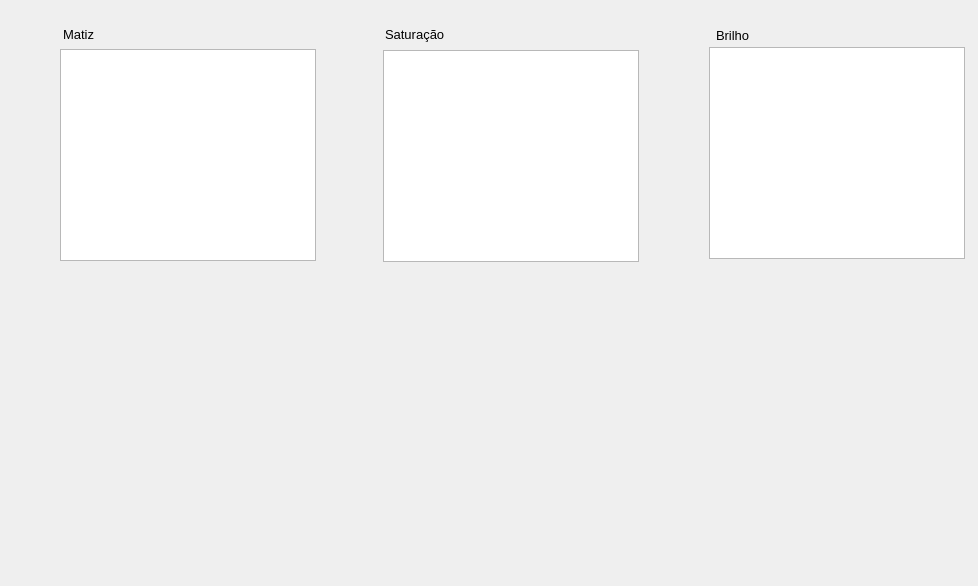
      <widget class="QWidget" name="tabDeteccao">
       <attribute name="title">
        <string>Detecção</string>
       </attribute>
       <widget class="QLabel" name="lblPrimeira">
        <property name="geometry">
         <rect>
          <x>63</x>
          <y>26</y>
          <width>43</width>
          <height>16</height>
         </rect>
        </property>
        <property name="font">
         <font>
          <pointsize>10</pointsize>
         </font>
        </property>
        <property name="text">
         <string>Matiz</string>
        </property>
       </widget>
       <widget class="QLabel" name="lblSegunda">
        <property name="geometry">
         <rect>
          <x>385</x>
          <y>26</y>
          <width>66</width>
          <height>16</height>
         </rect>
        </property>
        <property name="font">
         <font>
          <pointsize>10</pointsize>
         </font>
        </property>
        <property name="text">
         <string>Saturação</string>
        </property>
       </widget>
       <widget class="QLabel" name="lblTerceira">
        <property name="geometry">
         <rect>
          <x>716</x>
          <y>27</y>
          <width>43</width>
          <height>16</height>
         </rect>
        </property>
        <property name="font">
         <font>
          <pointsize>10</pointsize>
         </font>
        </property>
        <property name="text">
         <string>Brilho</string>
        </property>
       </widget>
       <widget class="QWidget" name="verticalLayoutWidget">
        <property name="geometry">
         <rect>
          <x>59</x>
          <y>280</y>
          <width>253</width>
          <height>227</height>
         </rect>
        </property>
        <layout class="QVBoxLayout" name="layFiltrosHSV"/>
       </widget>
       <widget class="QWidget" name="verticalLayoutWidget_2">
        <property name="geometry">
         <rect>
          <x>716</x>
          <y>281</y>
          <width>253</width>
          <height>221</height>
         </rect>
        </property>
        <layout class="QVBoxLayout" name="layFiltrosRGB"/>
       </widget>
       <widget class="QWidget" name="verticalLayoutWidget_5">
        <property name="geometry">
         <rect>
          <x>57</x>
          <y>516</y>
          <width>254</width>
          <height>61</height>
         </rect>
        </property>
        <layout class="QVBoxLayout" name="layFiltrosContraste"/>
       </widget>
       <widget class="ArenaView" name="vPrimeira">
        <property name="geometry">
         <rect>
          <x>60</x>
          <y>49</y>
          <width>256</width>
          <height>212</height>
         </rect>
        </property>
        <property name="minimumSize">
         <size>
          <width>256</width>
          <height>212</height>
         </size>
        </property>
        <property name="maximumSize">
         <size>
          <width>256</width>
          <height>212</height>
         </size>
        </property>
        <property name="baseSize">
         <size>
          <width>640</width>
          <height>530</height>
         </size>
        </property>
        <property name="verticalScrollBarPolicy">
         <enum>Qt::ScrollBarAlwaysOff</enum>
        </property>
        <property name="horizontalScrollBarPolicy">
         <enum>Qt::ScrollBarAlwaysOff</enum>
        </property>
       </widget>
       <widget class="ArenaView" name="vSegunda">
        <property name="geometry">
         <rect>
          <x>383</x>
          <y>50</y>
          <width>256</width>
          <height>212</height>
         </rect>
        </property>
        <property name="minimumSize">
         <size>
          <width>256</width>
          <height>212</height>
         </size>
        </property>
        <property name="maximumSize">
         <size>
          <width>256</width>
          <height>212</height>
         </size>
        </property>
        <property name="baseSize">
         <size>
          <width>640</width>
          <height>530</height>
         </size>
        </property>
        <property name="verticalScrollBarPolicy">
         <enum>Qt::ScrollBarAlwaysOff</enum>
        </property>
        <property name="horizontalScrollBarPolicy">
         <enum>Qt::ScrollBarAlwaysOff</enum>
        </property>
       </widget>
       <widget class="ArenaView" name="vTerceira">
        <property name="geometry">
         <rect>
          <x>709</x>
          <y>47</y>
          <width>256</width>
          <height>212</height>
         </rect>
        </property>
        <property name="minimumSize">
         <size>
          <width>256</width>
          <height>212</height>
         </size>
        </property>
        <property name="maximumSize">
         <size>
          <width>256</width>
          <height>212</height>
         </size>
        </property>
        <property name="baseSize">
         <size>
          <width>640</width>
          <height>530</height>
         </size>
        </property>
        <property name="verticalScrollBarPolicy">
         <enum>Qt::ScrollBarAlwaysOff</enum>
        </property>
        <property name="horizontalScrollBarPolicy">
         <enum>Qt::ScrollBarAlwaysOff</enum>
        </property>
       </widget>
      </widget>
